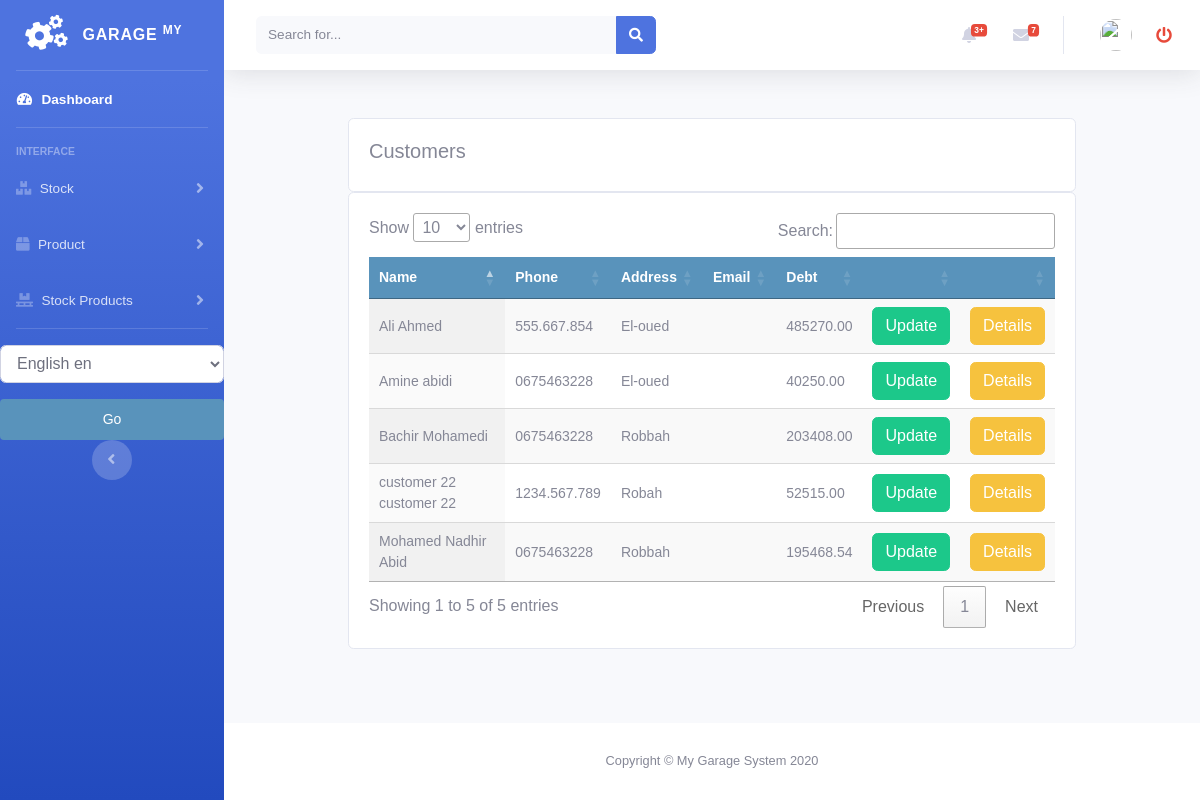
Page /customer/customer_list on the earlier database version.
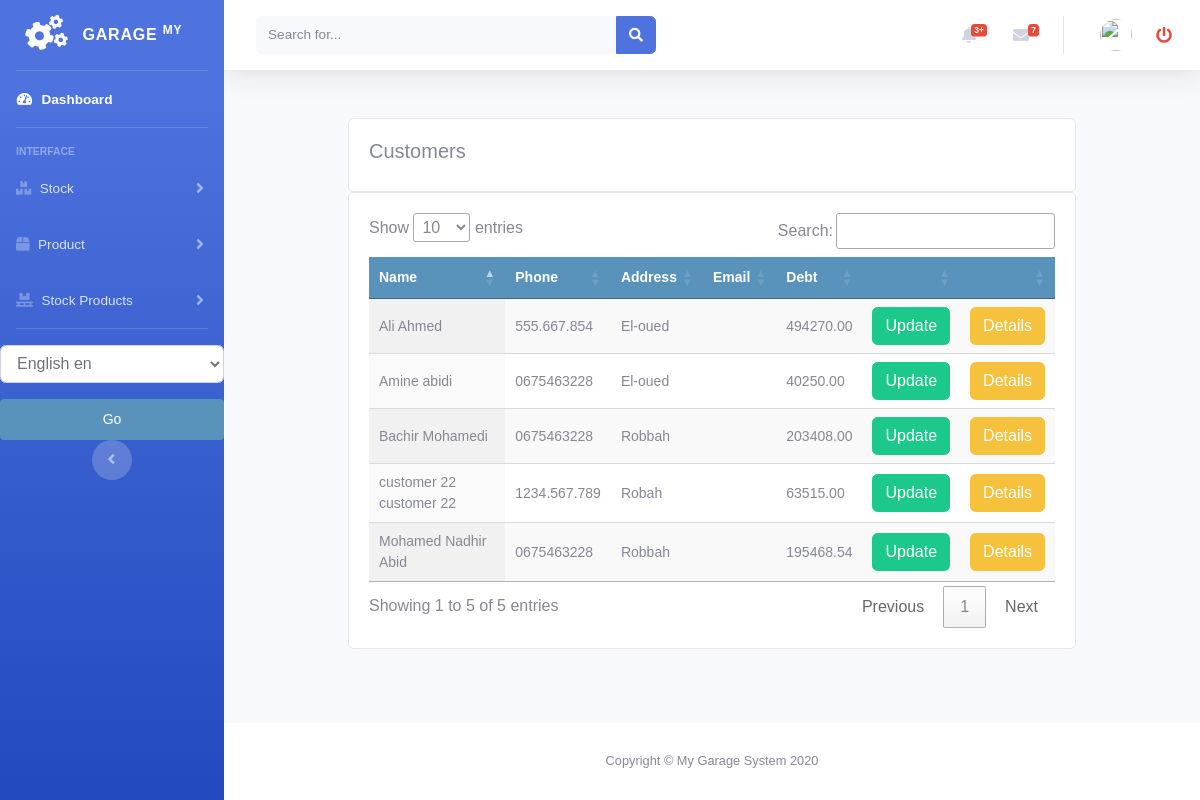
Same page on the later database version.
### customer/models.py (models this page shows, shortened)
class Customer(models.Model):
    firstname = models.CharField(max_length=250, null=True)
    lastname = models.CharField(max_length=250, null=True)
    address = models.CharField(max_length=200, null=True)
    phone = models.CharField(max_length=200, null=True)
    date_created = models.DateTimeField(auto_now_add=True, null=True)
    date_updated = models.DateTimeField(auto_now=True)
    date_joined = models.DateField(null=True)
    enterprise = models.BooleanField(default=False)
    debt = models.DecimalField(max_digits=10, decimal_places=2, null=True, default=0)

### customer/views.py (the view)
# urls.py: path('customer_list', views.customer_list, name='customer_list'),
def customer_list(request):
    customers = Customer.objects.all()
    context = {
        'customers': customers
    }
    return render(request, 'customer/list_customer.html', context)

### accounts/templatetags/erpextra.py (called while the page is built)
@register.filter(name='has_group')
def has_group(user, group_name):
    group = Group.objects.get(name=group_name)
    return True if group in user.groups.all() else False

### customer/templates/customer/list_customer.html (shortened to what this page needs)
{% extends 'home.html' %}
{% load static %}
{% load i18n %}
{% block content %}
<br>
<div class="container">
    <div class="row">
        <div class="col-md">
            <div class="card card-body">
                <h5>{% trans "Customers" %}</h5>
            </div>
            <div class="card card-body">
                <table id="table_id" class="display text-center">
                    <thead>
                    <tr>
                        <th>{% trans "Name" %}</th>
                        <th>{% trans "Phone" %}</th>
                        <th>{% trans "Address" %}</th>
                        <th>{% trans "Email" %}</th>
                        <th>{% trans "Debt" %}</th>
                        <th></th>
                        <th></th>
                    </tr>
                    </thead>
                    <tbody>
                    {% for customer in customers %}
                    <tr>
                        <td>
                            {{customer.firstname}} {{customer.lastname}}
                        </td>
                        <td>
                            {{customer.phone}}
                        </td>
                        <td>
                            {{customer.address}}
                        </td>
                        <td>
                        </td>
                        <td>
                            {{customer.debt}}
                        </td>
                        <td>
                            <a class="btn btn-success "
                               href="{% url 'customer:update_customer' customer.id %}">{% trans "Update" %}</a>
                        </td>
                        <td>
                            <a class="btn btn-warning "
                               href="{% url 'customer:customer_detail' customer.id %}">{% trans "Details" %}</a>
                        </td>
                    </tr>
                    {% endfor %}
                    </tbody>
                </table>
            </div>
        </div>
    </div>
</div>
{% endblock %}
{% block jsscript %}
<link rel="stylesheet" type="text/css" href="https://cdn.datatables.net/1.10.22/css/jquery.dataTables.css">
{% endblock %}

Differences in the rows shown:
changed Customer "Ali": debt "485270.00" → "494270.00"
changed Customer "customer 22": debt "52515.00" → "63515.00"
